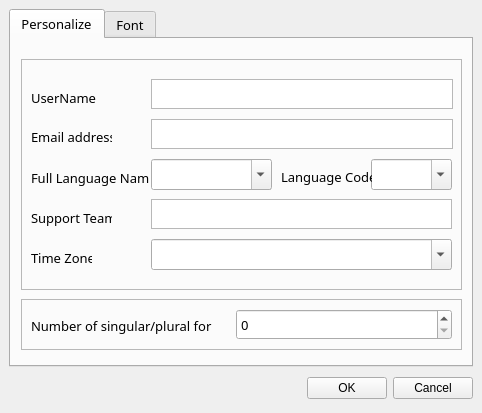
<ui version="4.0" >
 <author></author>
 <comment></comment>
 <exportmacro></exportmacro>
 <class>frmPreference</class>
 <widget class="QDialog" name="frmPreference" >
  <property name="geometry" >
   <rect>
    <x>0</x>
    <y>0</y>
    <width>482</width>
    <height>413</height>
   </rect>
  </property>
  <property name="windowTitle" >
   <string>Preference</string>
  </property>
  <layout class="QGridLayout" >
   <property name="margin" >
    <number>9</number>
   </property>
   <property name="spacing" >
    <number>6</number>
   </property>
   <item row="0" column="0" >
    <widget class="QTabWidget" name="tabWidget" >
     <property name="enabled" >
      <bool>true</bool>
     </property>
     <property name="font" >
      <font>
       <family>Sans Serif</family>
       <pointsize>10</pointsize>
       <weight>50</weight>
       <italic>false</italic>
       <bold>false</bold>
       <underline>false</underline>
       <strikeout>false</strikeout>
      </font>
     </property>
     <property name="autoFillBackground" >
      <bool>false</bool>
     </property>
     <widget class="QWidget" name="tab1" >
      <property name="enabled" >
       <bool>true</bool>
      </property>
      <attribute name="title" >
       <string>Personalize</string>
      </attribute>
      <widget class="QFrame" name="frame" >
       <property name="geometry" >
        <rect>
         <x>10</x>
         <y>20</y>
         <width>441</width>
         <height>231</height>
        </rect>
       </property>
       <property name="frameShape" >
        <enum>QFrame::StyledPanel</enum>
       </property>
       <property name="frameShadow" >
        <enum>QFrame::Raised</enum>
       </property>
       <widget class="QLabel" name="label6" >
        <property name="geometry" >
         <rect>
          <x>10</x>
          <y>190</y>
          <width>61</width>
          <height>18</height>
         </rect>
        </property>
        <property name="text" >
         <string>Time Zone</string>
        </property>
       </widget>
       <widget class="QLabel" name="label3" >
        <property name="geometry" >
         <rect>
          <x>10</x>
          <y>110</y>
          <width>118</width>
          <height>18</height>
         </rect>
        </property>
        <property name="text" >
         <string>Full Language Name</string>
        </property>
       </widget>
       <widget class="QLabel" name="label1" >
        <property name="geometry" >
         <rect>
          <x>10</x>
          <y>30</y>
          <width>71</width>
          <height>18</height>
         </rect>
        </property>
        <property name="text" >
         <string>UserName</string>
        </property>
       </widget>
       <widget class="QLabel" name="label5" >
        <property name="geometry" >
         <rect>
          <x>10</x>
          <y>150</y>
          <width>81</width>
          <height>18</height>
         </rect>
        </property>
        <property name="text" >
         <string>Support Team</string>
        </property>
       </widget>
       <widget class="QComboBox" name="cbxLanguageCode" >
        <property name="enabled" >
         <bool>true</bool>
        </property>
        <property name="geometry" >
         <rect>
          <x>350</x>
          <y>100</y>
          <width>81</width>
          <height>31</height>
         </rect>
        </property>
        <property name="acceptDrops" >
         <bool>false</bool>
        </property>
        <property name="editable" >
         <bool>true</bool>
        </property>
       </widget>
       <widget class="QTextEdit" name="EmailAddress" >
        <property name="geometry" >
         <rect>
          <x>130</x>
          <y>60</y>
          <width>302</width>
          <height>30</height>
         </rect>
        </property>
        <property name="tabChangesFocus" >
         <bool>true</bool>
        </property>
       </widget>
       <widget class="QTextEdit" name="UserName" >
        <property name="geometry" >
         <rect>
          <x>130</x>
          <y>20</y>
          <width>302</width>
          <height>30</height>
         </rect>
        </property>
        <property name="focusPolicy" >
         <enum>Qt::TabFocus</enum>
        </property>
        <property name="tabChangesFocus" >
         <bool>true</bool>
        </property>
       </widget>
       <widget class="QTextEdit" name="SupportTeam" >
        <property name="geometry" >
         <rect>
          <x>130</x>
          <y>140</y>
          <width>301</width>
          <height>30</height>
         </rect>
        </property>
        <property name="tabChangesFocus" >
         <bool>true</bool>
        </property>
       </widget>
       <widget class="QComboBox" name="cbxTimeZone" >
        <property name="enabled" >
         <bool>true</bool>
        </property>
        <property name="geometry" >
         <rect>
          <x>130</x>
          <y>180</y>
          <width>301</width>
          <height>31</height>
         </rect>
        </property>
        <property name="editable" >
         <bool>true</bool>
        </property>
       </widget>
       <widget class="QLabel" name="label4" >
        <property name="geometry" >
         <rect>
          <x>260</x>
          <y>109</y>
          <width>91</width>
          <height>18</height>
         </rect>
        </property>
        <property name="text" >
         <string>Language Code</string>
        </property>
       </widget>
       <widget class="QLabel" name="label2" >
        <property name="geometry" >
         <rect>
          <x>10</x>
          <y>69</y>
          <width>81</width>
          <height>18</height>
         </rect>
        </property>
        <property name="text" >
         <string>Email address</string>
        </property>
       </widget>
       <widget class="QComboBox" name="cbxFullLanguage" >
        <property name="enabled" >
         <bool>true</bool>
        </property>
        <property name="geometry" >
         <rect>
          <x>130</x>
          <y>100</y>
          <width>121</width>
          <height>31</height>
         </rect>
        </property>
        <property name="editable" >
         <bool>true</bool>
        </property>
        <property name="currentIndex" >
         <number>-1</number>
        </property>
       </widget>
      </widget>
      <widget class="QFrame" name="frame2" >
       <property name="geometry" >
        <rect>
         <x>10</x>
         <y>260</y>
         <width>441</width>
         <height>51</height>
        </rect>
       </property>
       <property name="frameShape" >
        <enum>QFrame::StyledPanel</enum>
       </property>
       <property name="frameShadow" >
        <enum>QFrame::Raised</enum>
       </property>
       <widget class="QSpinBox" name="spinBox" >
        <property name="geometry" >
         <rect>
          <x>215</x>
          <y>10</y>
          <width>216</width>
          <height>31</height>
         </rect>
        </property>
       </widget>
       <widget class="QLabel" name="label" >
        <property name="geometry" >
         <rect>
          <x>10</x>
          <y>18</y>
          <width>181</width>
          <height>18</height>
         </rect>
        </property>
        <property name="text" >
         <string>Number of singular/plural forms</string>
        </property>
       </widget>
      </widget>
     </widget>
     <widget class="QWidget" name="tab2" >
      <attribute name="title" >
       <string>Font</string>
      </attribute>
      <widget class="QPushButton" name="bntDefaults" >
       <property name="geometry" >
        <rect>
         <x>340</x>
         <y>230</y>
         <width>91</width>
         <height>21</height>
        </rect>
       </property>
       <property name="text" >
        <string>Defaults</string>
       </property>
      </widget>
      <widget class="QFrame" name="frame2" >
       <property name="geometry" >
        <rect>
         <x>20</x>
         <y>20</y>
         <width>411</width>
         <height>201</height>
        </rect>
       </property>
       <property name="frameShape" >
        <enum>QFrame::StyledPanel</enum>
       </property>
       <property name="frameShadow" >
        <enum>QFrame::Raised</enum>
       </property>
       <widget class="QLabel" name="label2" >
        <property name="geometry" >
         <rect>
          <x>20</x>
          <y>30</y>
          <width>61</width>
          <height>19</height>
         </rect>
        </property>
        <property name="font" >
         <font>
          <family>Sans Serif</family>
          <pointsize>10</pointsize>
          <weight>50</weight>
          <italic>false</italic>
          <bold>false</bold>
          <underline>false</underline>
          <strikeout>false</strikeout>
         </font>
        </property>
        <property name="text" >
         <string>Overview</string>
        </property>
       </widget>
       <widget class="QLabel" name="Source" >
        <property name="geometry" >
         <rect>
          <x>20</x>
          <y>70</y>
          <width>48</width>
          <height>17</height>
         </rect>
        </property>
        <property name="font" >
         <font>
          <family>Sans Serif</family>
          <pointsize>10</pointsize>
          <weight>50</weight>
          <italic>false</italic>
          <bold>false</bold>
          <underline>false</underline>
          <strikeout>false</strikeout>
         </font>
        </property>
        <property name="text" >
         <string>Source</string>
        </property>
       </widget>
       <widget class="QLabel" name="label4" >
        <property name="geometry" >
         <rect>
          <x>20</x>
          <y>110</y>
          <width>48</width>
          <height>17</height>
         </rect>
        </property>
        <property name="font" >
         <font>
          <family>Sans Serif</family>
          <pointsize>10</pointsize>
          <weight>50</weight>
          <italic>false</italic>
          <bold>false</bold>
          <underline>false</underline>
          <strikeout>false</strikeout>
         </font>
        </property>
        <property name="text" >
         <string>Target</string>
        </property>
       </widget>
       <widget class="QLabel" name="lblsupportteam" >
        <property name="geometry" >
         <rect>
          <x>20</x>
          <y>150</y>
          <width>61</width>
          <height>19</height>
         </rect>
        </property>
        <property name="font" >
         <font>
          <family>Sans Serif</family>
          <pointsize>10</pointsize>
          <weight>50</weight>
          <italic>false</italic>
          <bold>false</bold>
          <underline>false</underline>
          <strikeout>false</strikeout>
         </font>
        </property>
        <property name="text" >
         <string>Comment</string>
        </property>
       </widget>
       <widget class="QLabel" name="lblComment" >
        <property name="geometry" >
         <rect>
          <x>100</x>
          <y>150</y>
          <width>211</width>
          <height>21</height>
         </rect>
        </property>
        <property name="font" >
         <font>
          <family>Sans Serif</family>
          <pointsize>11</pointsize>
          <weight>50</weight>
          <italic>false</italic>
          <bold>false</bold>
          <underline>false</underline>
          <strikeout>false</strikeout>
         </font>
        </property>
        <property name="frameShape" >
         <enum>QFrame::StyledPanel</enum>
        </property>
        <property name="text" >
         <string/>
        </property>
       </widget>
       <widget class="QLabel" name="lblTarget" >
        <property name="geometry" >
         <rect>
          <x>100</x>
          <y>110</y>
          <width>211</width>
          <height>21</height>
         </rect>
        </property>
        <property name="font" >
         <font>
          <family>Sans Serif</family>
          <pointsize>11</pointsize>
          <weight>50</weight>
          <italic>false</italic>
          <bold>false</bold>
          <underline>false</underline>
          <strikeout>false</strikeout>
         </font>
        </property>
        <property name="frameShape" >
         <enum>QFrame::StyledPanel</enum>
        </property>
        <property name="text" >
         <string/>
        </property>
       </widget>
       <widget class="QLabel" name="lblSource" >
        <property name="geometry" >
         <rect>
          <x>100</x>
          <y>70</y>
          <width>211</width>
          <height>21</height>
         </rect>
        </property>
        <property name="font" >
         <font>
          <family>Sans Serif</family>
          <pointsize>11</pointsize>
          <weight>50</weight>
          <italic>false</italic>
          <bold>false</bold>
          <underline>false</underline>
          <strikeout>false</strikeout>
         </font>
        </property>
        <property name="frameShape" >
         <enum>QFrame::StyledPanel</enum>
        </property>
        <property name="text" >
         <string/>
        </property>
       </widget>
       <widget class="QLabel" name="lblOverView" >
        <property name="geometry" >
         <rect>
          <x>100</x>
          <y>30</y>
          <width>211</width>
          <height>23</height>
         </rect>
        </property>
        <property name="font" >
         <font>
          <family>Sans Serif</family>
          <pointsize>11</pointsize>
          <weight>50</weight>
          <italic>false</italic>
          <bold>false</bold>
          <underline>false</underline>
          <strikeout>false</strikeout>
         </font>
        </property>
        <property name="frameShape" >
         <enum>QFrame::StyledPanel</enum>
        </property>
        <property name="text" >
         <string/>
        </property>
       </widget>
       <widget class="QPushButton" name="bntOverview" >
        <property name="geometry" >
         <rect>
          <x>330</x>
          <y>30</y>
          <width>61</width>
          <height>21</height>
         </rect>
        </property>
        <property name="text" >
         <string>Choose</string>
        </property>
       </widget>
       <widget class="QPushButton" name="bntSource" >
        <property name="geometry" >
         <rect>
          <x>330</x>
          <y>70</y>
          <width>61</width>
          <height>21</height>
         </rect>
        </property>
        <property name="text" >
         <string>Choose</string>
        </property>
       </widget>
       <widget class="QPushButton" name="bntTarget" >
        <property name="geometry" >
         <rect>
          <x>330</x>
          <y>110</y>
          <width>61</width>
          <height>21</height>
         </rect>
        </property>
        <property name="text" >
         <string>Choose</string>
        </property>
       </widget>
       <widget class="QPushButton" name="bntComment" >
        <property name="geometry" >
         <rect>
          <x>330</x>
          <y>150</y>
          <width>61</width>
          <height>21</height>
         </rect>
        </property>
        <property name="text" >
         <string>Choose</string>
        </property>
       </widget>
      </widget>
     </widget>
    </widget>
   </item>
   <item row="1" column="0" >
    <layout class="QHBoxLayout" >
     <property name="margin" >
      <number>0</number>
     </property>
     <property name="spacing" >
      <number>6</number>
     </property>
     <item>
      <spacer>
       <property name="orientation" >
        <enum>Qt::Horizontal</enum>
       </property>
       <property name="sizeHint" >
        <size>
         <width>131</width>
         <height>31</height>
        </size>
       </property>
      </spacer>
     </item>
     <item>
      <widget class="QPushButton" name="okButton" >
       <property name="text" >
        <string>OK</string>
       </property>
      </widget>
     </item>
     <item>
      <widget class="QPushButton" name="cancelButton" >
       <property name="text" >
        <string>Cancel</string>
       </property>
      </widget>
     </item>
    </layout>
   </item>
  </layout>
 </widget>
 <pixmapfunction></pixmapfunction>
 <tabstops>
  <tabstop>UserName</tabstop>
  <tabstop>EmailAddress</tabstop>
  <tabstop>cbxFullLanguage</tabstop>
  <tabstop>cbxLanguageCode</tabstop>
  <tabstop>SupportTeam</tabstop>
  <tabstop>cbxTimeZone</tabstop>
  <tabstop>spinBox</tabstop>
  <tabstop>okButton</tabstop>
  <tabstop>cancelButton</tabstop>
  <tabstop>tabWidget</tabstop>
  <tabstop>bntComment</tabstop>
  <tabstop>bntTarget</tabstop>
  <tabstop>bntSource</tabstop>
  <tabstop>bntDefaults</tabstop>
  <tabstop>bntOverview</tabstop>
 </tabstops>
 <resources/>
 <connections>
  <connection>
   <sender>okButton</sender>
   <signal>clicked()</signal>
   <receiver>frmPreference</receiver>
   <slot>accept()</slot>
   <hints>
    <hint type="sourcelabel" >
     <x>373</x>
     <y>400</y>
    </hint>
    <hint type="destinationlabel" >
     <x>96</x>
     <y>254</y>
    </hint>
   </hints>
  </connection>
  <connection>
   <sender>cancelButton</sender>
   <signal>clicked()</signal>
   <receiver>frmPreference</receiver>
   <slot>reject()</slot>
   <hints>
    <hint type="sourcelabel" >
     <x>464</x>
     <y>400</y>
    </hint>
    <hint type="destinationlabel" >
     <x>179</x>
     <y>282</y>
    </hint>
   </hints>
  </connection>
 </connections>
</ui>
